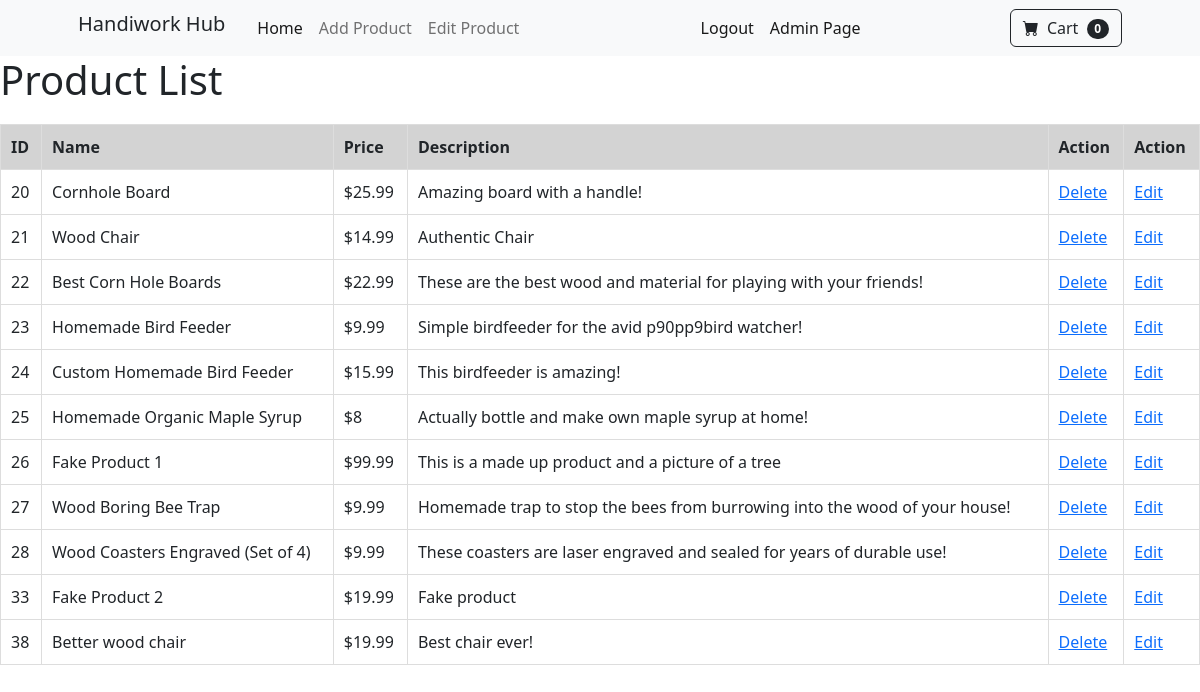
The app's page /startbootstrap-shop-homepage-gh-pages/admin.php (signed in) with its own data.
### tables this page shows
CREATE TABLE `products` (
  `productID` int(64) NOT NULL,
  `userID` int(255) NOT NULL,
  `Name` varchar(255) NOT NULL,
  `Description` varchar(255) NOT NULL,
  `Price` varchar(255) NOT NULL,
  `StockQuantity` int(255) NOT NULL,
  `Image` varchar(255) NOT NULL
);

### startbootstrap-shop-homepage-gh-pages/admin.php (the view, shortened to what this page needs)
<?php
require_once 'header.php';
if (isset($_SESSION['username'])&&$_SESSION['usertype']=='admin'){
    ?>
<body>
<h1>Product List</h1>
<?php
$host = 'localhost';
$dbname = 'final_project';
$user = 'root';
$password = '';
    $pdo = new PDO("mysql:host=$host;dbname=$dbname", $user, $password);
    $pdo->setAttribute(PDO::ATTR_ERRMODE, PDO::ERRMODE_EXCEPTION);
    $stmt = $pdo->query("SELECT * FROM products");
    if ($stmt->rowCount() > 0) { ?>
        <table>
            <tr>
        <th>ID</th>
        <th>Name</th>
        <th>Price</th>
        <th>Description</th>
        <th>Action</th>
        <th>Action</th>
        </tr>
<?php
        while ($product = $stmt->fetch(PDO::FETCH_ASSOC)) {
            echo '<tr>';
            echo '<td>' . $product['productID'] . '</td>';
            echo '<td>' . $product['Name'] . '</td>';
            echo '<td>$' . $product['Price'] . '</td>';
            echo '<td>' . $product['Description'] . '</td>';
            echo '<td><a href="delete_product.php?id=' . $product['productID'] . '" class="edit-button">Delete</a></td>';
            echo '<td><a href="editproduct.php?id=' . $product['productID'] . '" class="edit-button">Edit</a></td>';
            echo '</tr>';
      }
        echo '</table>';
    } else {
        echo 'No products found.';
    }
?>
</body>
</html>
    <?php
}
else{
    header("Location: index.php");
}
?>

### startbootstrap-shop-homepage-gh-pages/admin.php (style rules this page uses)
table { width: 100%; border-collapse: collapse; margin-top: 20px; }
th, td { border: 1px solid #ddd; padding: 10px; text-align: left; }
th { background-color: lightgrey; }

### records on screen
products: productID "20", Name "Cornhole Board", Price "25.99", Description "Amazing board with a handle!"
products: productID "21", Name "Wood Chair", Price "14.99", Description "Authentic Chair"
products: productID "22", Name "Best Corn Hole Boards", Price "22.99", Description "These are the best wood and material for playing with your friends!"
products: productID "23", Name "Homemade Bird Feeder", Price "9.99", Description "Simple birdfeeder for the avid p90pp9bird watcher!"
products: productID "24", Name "Custom Homemade Bird Feeder", Price "15.99", Description "This birdfeeder is amazing!"
products: productID "25", Name "Homemade Organic Maple Syrup", Price "8", Description "Actually bottle and make own maple syrup at home!"
products: productID "26", Name "Fake Product 1", Price "99.99", Description "This is a made up product and a picture of a tree"
products: productID "27", Name "Wood Boring Bee Trap", Price "9.99", Description "Homemade trap to stop the bees from burrowing into the wood of your house!"
products: productID "28", Name "Wood Coasters Engraved (Set of 4)", Price "9.99", Description "These coasters are laser engraved and sealed for years of durable use!"
products: productID "33", Name "Fake Product 2", Price "19.99", Description "Fake product"
products: productID "38", Name "Better wood chair", Price "19.99", Description "Best chair ever!"

### other values on screen
$cartCount "0"
